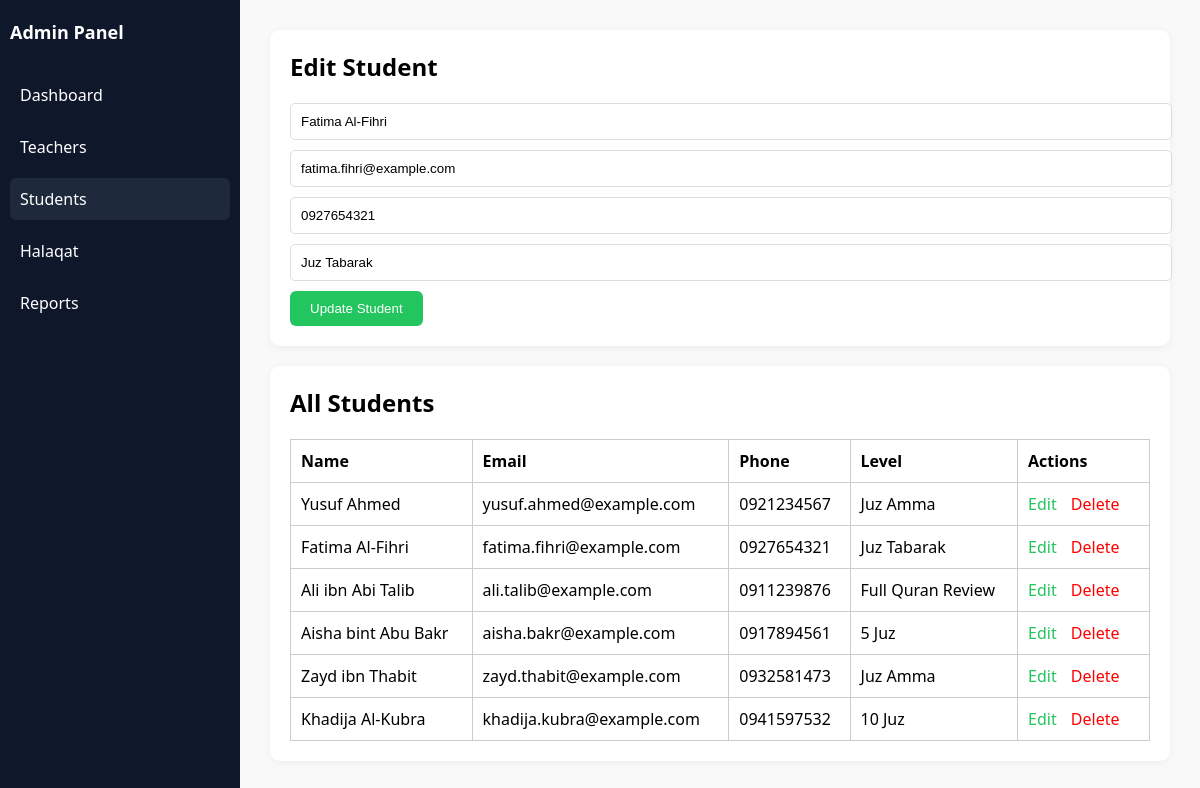
/Admin-dashboard/students.php?edit=2, run on the app's committed database.
### tables this page shows
CREATE TABLE `students` (
  `id` int(11) NOT NULL,
  `full_name` varchar(100) NOT NULL,
  `email` varchar(100) DEFAULT NULL,
  `phone` varchar(20) DEFAULT NULL,
  `halaqa_id` int(11) DEFAULT NULL,
  `attendance_status` enum('present','absent') DEFAULT 'present',
  `created_at` timestamp NOT NULL DEFAULT current_timestamp(),
  `level` varchar(100) DEFAULT NULL,
  `progress` int(11) DEFAULT 0
);

### Admin-dashboard/students.php (the view, shortened to what this page needs)
<?php
include 'db.php';
$students = mysqli_query($conn, "SELECT * FROM students");
$editMode = false;
$editData = null;
if (isset($_GET['edit'])) {
    $editId = intval($_GET['edit']);
    $editResult = mysqli_query($conn, "SELECT * FROM students WHERE id=$editId");
    $editData = mysqli_fetch_assoc($editResult);
    $editMode = true;
}
?>
<!DOCTYPE html>
<html lang="en">
<head>
</head>
<body>
<div class="sidebar">
    <h2>Admin Panel</h2>
    <a href="dashboard.php">Dashboard</a>
    <a href="teachers.php">Teachers</a>
    <a class="active" href="students.php">Students</a>
    <a href="halaqat.php">Halaqat</a>
    <a href="reports.php">Reports</a>
</div>
<div class="main">
    <div class="card">
        <h2><?php echo $editMode ? 'Edit' : 'Add'; ?> Student</h2>
        <form method="POST">
            <input type="text" name="full_name" placeholder="Full Name" required value="<?php echo $editMode ? $editData['full_name'] : ''; ?>">
            <input type="email" name="email" placeholder="Email" required value="<?php echo $editMode ? $editData['email'] : ''; ?>">
            <input type="text" name="phone" placeholder="Phone" required value="<?php echo $editMode ? $editData['phone'] : ''; ?>">
            <input type="text" name="level" placeholder="Level" required value="<?php echo $editMode ? $editData['level'] : ''; ?>">
            <button type="submit"><?php echo $editMode ? 'Update' : 'Add'; ?> Student</button>
        </form>
    </div>
    <div class="card">
        <h2>All Students</h2>
        <table>
            <tr>
                <th>Name</th>
                <th>Email</th>
                <th>Phone</th>
                <th>Level</th>
                <th>Actions</th>
            </tr>
            <?php while ($row = mysqli_fetch_assoc($students)): ?>
                <tr>
                    <td><?php echo htmlspecialchars($row['full_name']); ?></td>
                    <td><?php echo htmlspecialchars($row['email']); ?></td>
                    <td><?php echo htmlspecialchars($row['phone']); ?></td>
                    <td><?php echo htmlspecialchars($row['level']); ?></td>
                    <td>
                        <a class="edit" href="?edit=<?php echo $row['id']; ?>">Edit</a>
                        <a class="delete" href="?delete=<?php echo $row['id']; ?>" onclick="return confirm('Delete this student?');">Delete</a>
                    </td>
                </tr>
            <?php endwhile; ?>
        </table>
    </div>
</div>
</body>
</html>

### Admin-dashboard/students.php (style rules this page uses)
body { font-family: 'Segoe UI', sans-serif; margin: 0; background: #f9f9f9; }
.sidebar { background: #0f172a; color: white; width: 220px; height: 100vh; position: fixed; padding: 20px 10px; }
.sidebar h2 { font-size: 18px; margin-bottom: 30px; }
.sidebar a { display: block; padding: 10px; color: white; text-decoration: none; border-radius: 6px; margin-bottom: 10px; }
.sidebar a.active, .sidebar a:hover { background-color: #1e293b; }
.main { margin-left: 240px; padding: 30px; }
.card { background: white; border-radius: 10px; padding: 20px; margin-bottom: 20px; box-shadow: 0 2px 8px rgba(0,0,0,0.05); }
h2 { margin-top: 0; }
form input { width: 100%; padding: 10px; margin-bottom: 10px; border-radius: 5px; border: 1px solid #ddd; }
button { background-color: #22c55e; color: white; border: none; padding: 10px 20px; border-radius: 6px; cursor: pointer; }
table { width: 100%; border-collapse: collapse; margin-top: 20px; }
table, th, td { border: 1px solid #ccc; }
th, td { padding: 10px; text-align: left; }
a.edit, a.delete { margin-right: 10px; color: #22c55e; text-decoration: none; }
a.delete { color: red; }

### data on the page
students: full_name "Fatima Al-Fihri", email "fatima.fihri@example.com", phone "0927654321", level "Juz Tabarak"
students: full_name "Yusuf Ahmed", email "yusuf.ahmed@example.com", phone "0921234567", level "Juz Amma"
students: full_name "Ali ibn Abi Talib", email "ali.talib@example.com", phone "0911239876", level "Full Quran Review"
students: full_name "Aisha bint Abu Bakr", email "aisha.bakr@example.com", phone "0917894561", level "5 Juz"
students: full_name "Zayd ibn Thabit", email "zayd.thabit@example.com", phone "0932581473", level "Juz Amma"
students: full_name "Khadija Al-Kubra", email "khadija.kubra@example.com", phone "0941597532", level "10 Juz"
